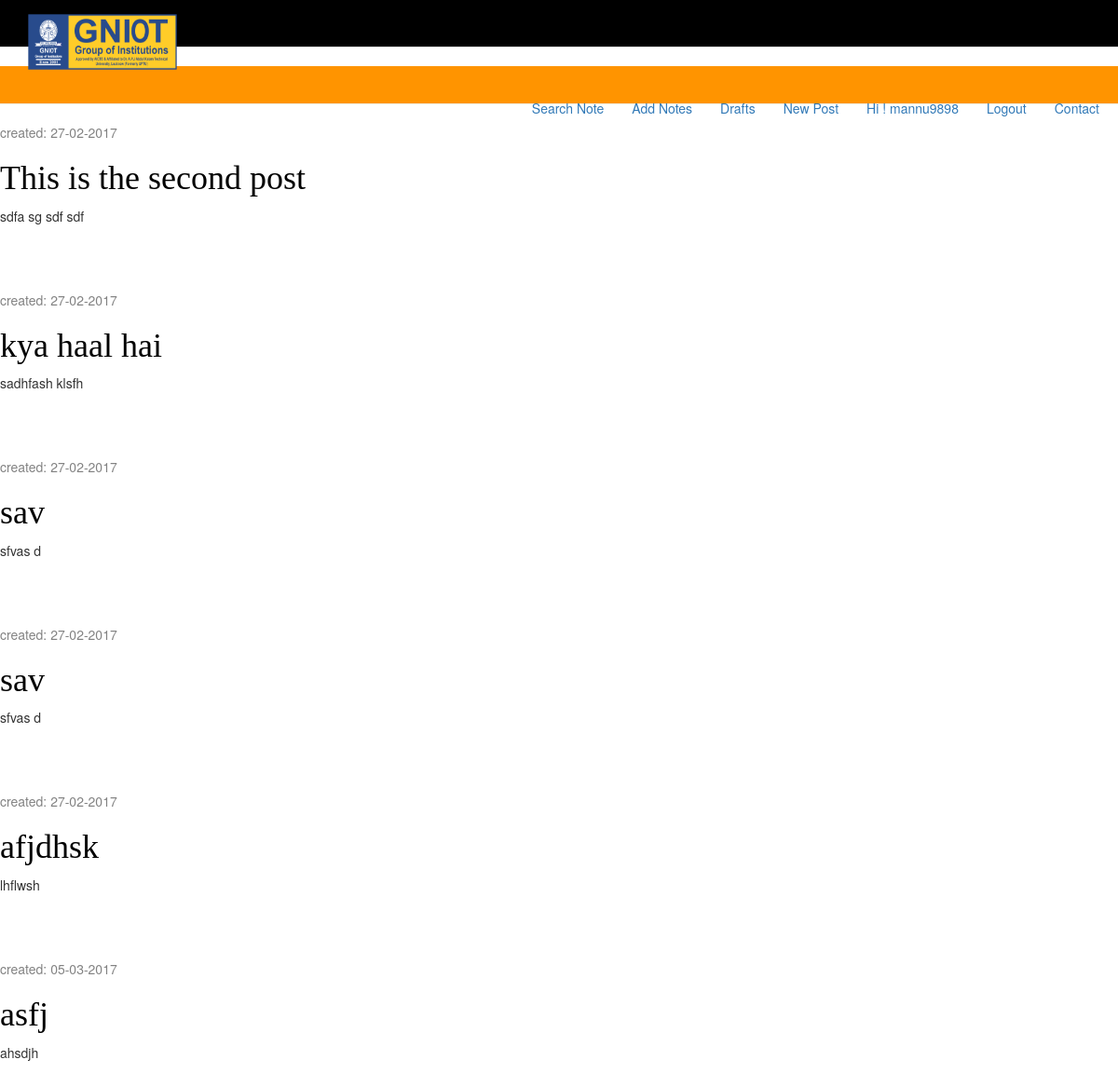
The app's page /drafts/ (signed in), older data.
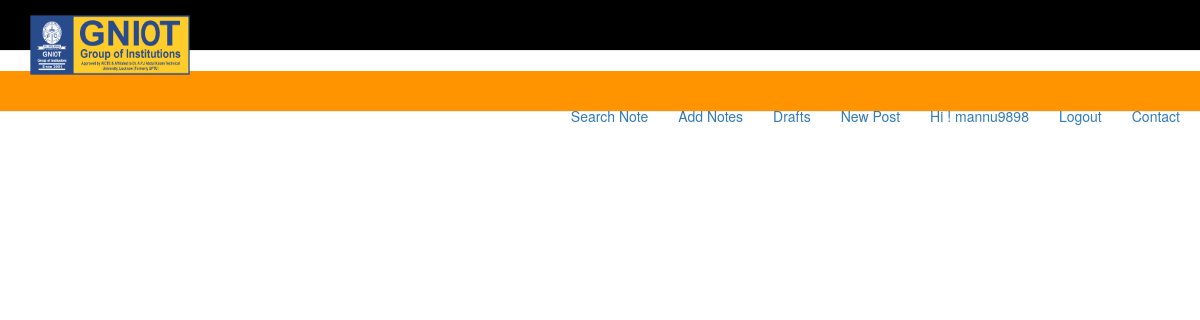
The same page, newer data.
### blog/models.py (models this page shows, shortened)
class Post(models.Model):
    author = models.ForeignKey('auth.User')
    title = models.CharField(max_length = 120)
    slug = models.SlugField(unique=True,null=True)
    image = models.ImageField(upload_to=generate_post_name, null=True, blank=True, width_field="width_field", height_field="height_field")
    height_field = models.IntegerField(default=0)
    width_field = models.IntegerField(default=0)
    text = models.TextField()
    published_date = models.DateTimeField(blank=True, null=True)
    draft = models.BooleanField(default=False)
    read_time = models.IntegerField(default=0) #models.TimeField(null=True, blank=True) #assume minutes
    updated = models.DateTimeField(auto_now=True, auto_now_add=False)
    timestamp = models.DateTimeField(auto_now=False, auto_now_add=True)
    created_date = models.DateTimeField(default=timezone.now)

### blog/views.py (the view)
# urls.py: url(r'^drafts/$',	views.post_draft_list,	name='post_draft_list'),
@login_required
def post_draft_list(request):
    posts =  Post.objects.filter(published_date__isnull=True).order_by('created_date')
    return  render(request, 'post_draft_list.html', {'posts':   posts})

### templates/post_draft_list.html
{%	extends	'base.html' %}
{%	block content	%}
	{% for post in	posts %}
		<div class="post">
			<p	class="date">created:	{{	post.created_date|date:'d-m-Y'	}}</p>
			<h1><a	href="{%	url	'post_detail'	pk=post.pk	%}">{{	post.title	}}</a></h1>
			<p>{{	post.text|truncatechars:200	}}</p>
		</div>
	{% endfor %}
{%	endblock %}

Row changes from the older to the newer data that the page shows:
removed Post: created_date "27-02-2017", title "This is the second post", text "sdfa sg sdf sdf"
removed Post: created_date "27-02-2017", title "kya haal hai", text "sadhfash klsfh"
removed Post: created_date "27-02-2017", title "sav", text "sfvas d"
removed Post: created_date "27-02-2017", title "sav", text "sfvas d"
removed Post: created_date "27-02-2017", title "afjdhsk", text "lhflwsh"
removed Post: created_date "05-03-2017", title "asfj", text "ahsdjh"
